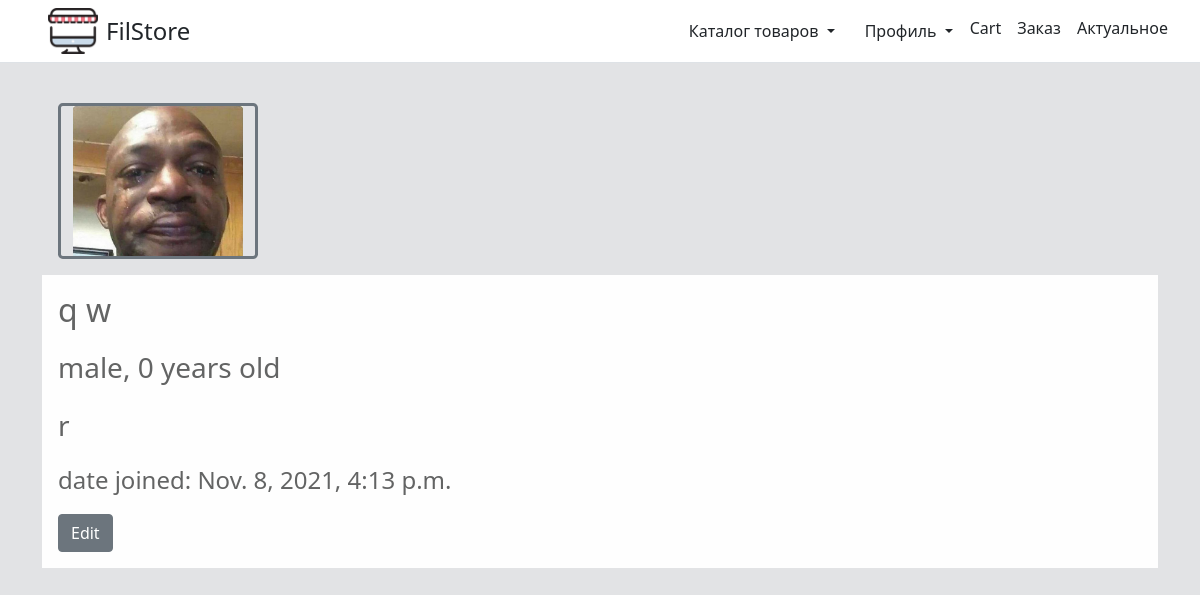
Screenshot of /auth/profile (signed in) with the database file from the repository.
### authentication/models.py (models this page shows)
class Account(AbstractUser):
    genders = [("male", "male"), ("female", "female")]
    image = models.ImageField("User's image", blank=True)
    age = models.PositiveIntegerField("User's age", default=0)
    address = models.CharField("Address", max_length=80)
    gender = models.CharField("Gender", choices=genders, max_length=6)
    def __str__(self):
        return self.first_name

### authentication/views.py (the view)
# urls.py: path("profile", views.index, name="profile"),
def index(request):
    return render(request, "authentication/index.html")

### cart/models.py (called while the page is built)
    def count_carts_quantities(self):
        carts = Cart.objects.filter(user=self.user)
        quantity = sum([cart.total_quantity for cart in carts])
        return quantity

### catalog/context_processors.py (called while the page is built)
def categories(request):
    names_category = Category.objects.all()
    context = {
        "categories": names_category,
    }
    if request.user.is_authenticated:
        carts = Cart.objects.filter(user=request.user)
        context.update({
            "carts": carts,
        })
    return context

### catalog/models.py (called while the page is built)
    def __str__(self):
        return self.name

### authentication/templates/authentication/index.html (shortened to what this page needs)
{% extends "base.html" %}
{% block content %}
  {% if request.user.image %}
  <img style="max-width: 200px" class="my-3 mx-3 float-start border border-3 rounded-3 border-secondary" src="{{ MEDIA_URL }}{{ request.user.image }}" alt="image_{{ request.user.image }}">
  {% else %}
    <div class="my-3 me-5 text-center float-start">
        <img src="{{ MEDIA_URL }}shop_logo.png" style="max-height: 200px" alt="shop_logo">
        <p>The photo is missing</p>
    </div>
  {% endif %}
  <div class="alert-sm alert-light py-3 px-3">
    <h2 class="pb-2">{{ request.user.first_name }} {{ request.user.last_name }}</h2>
    <p class="fs-3">{{ request.user.gender }}, {{ request.user.age }} years old</p>
    <p class="fs-3">{{ request.user.address }}</p>
    <p class="fs-4">date joined: {{ request.user.date_joined }}</p>
    <a type="button" class="btn btn-secondary" href="{% url 'edit_account' %}">Edit</a>
  </div>
{% endblock %}

### templates/base.html (style rules this page uses)
.mainStyle { background-color: #e2e3e5!important; }

### rows the page displays
Account: user.image (picture), user.first_name "q", user.last_name "w", user.gender "male", user.age "0", user.address "r", user.date_joined "Nov. 8, 2021, 4:13 p.m."
